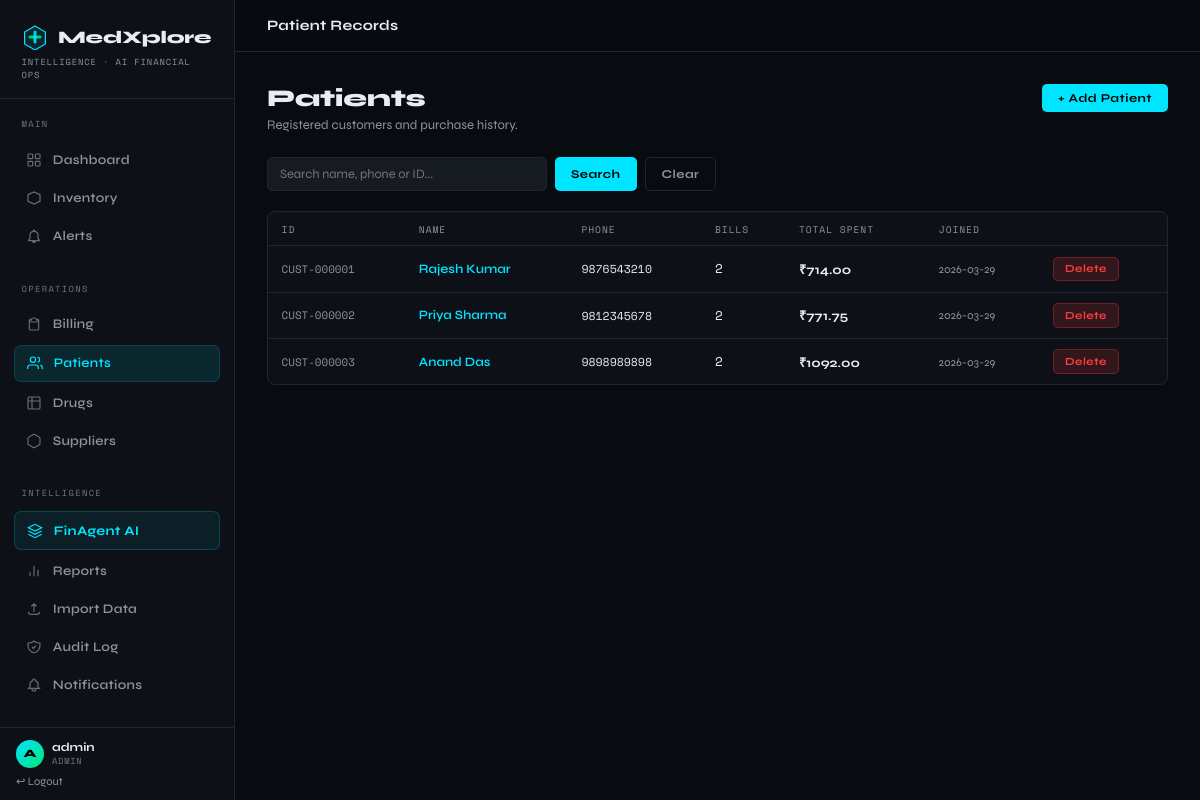
Screenshot of /patients (signed in) with the database file from the repository.
### tables this page shows
CREATE TABLE Patient (
    patient_id TEXT PRIMARY KEY, name TEXT NOT NULL,
    phone TEXT, email TEXT, address TEXT,
    created_at TEXT DEFAULT (datetime('now'))
);

### app.py (the view)
@app.route("/patients")
@login_required
def patients():
    sq  = request.args.get("q","").strip()
    sql = """SELECT p.*, COUNT(b.bill_id) AS total_bills, COALESCE(SUM(b.total),0) AS total_spent
             FROM Patient p LEFT JOIN Bill b ON p.patient_id=b.patient_id WHERE 1=1"""
    args = []
    if sq:
        sql += " AND (p.name LIKE ? OR p.phone LIKE ? OR p.patient_id LIKE ?)"
        args += [f"%{sq}%"]*3
    sql += " GROUP BY p.patient_id ORDER BY p.created_at DESC"
    return render_template("patients.html", patients=query(sql,args), search=sq)

### app.py (called while the page is built)
def get_db():
    if "db" not in g:
        g.db = sqlite3.connect(DB_PATH)
        g.db.row_factory = sqlite3.Row
        g.db.execute("PRAGMA foreign_keys = ON")
    return g.db

def query(sql, args=(), one=False):
    cur = get_db().execute(sql, args)
    rv  = cur.fetchall()
    return (rv[0] if rv else None) if one else rv

def login_required(f):
    from functools import wraps
    @wraps(f)
    def d(*a, **kw):
        if "user" not in session: return redirect(url_for("login"))
        return f(*a, **kw)
    return d

@app.context_processor
def inject_globals():
    stats = None
    try:
        if "user" in session:
            stats = get_stats()
    except Exception:
        pass
    return {"now": datetime.now(), "stats": stats}

### templates/patients.html (shortened to what this page needs)
{% extends "base.html" %}
{% block topbar_title %}Patient Records{% endblock %}
{% block content %}
<div style="display:flex;justify-content:space-between;align-items:flex-start;margin-bottom:1.5rem;flex-wrap:wrap;gap:.75rem">
  <div class="page-header" style="margin:0"><h1>Patients</h1><p>Registered customers and purchase history.</p></div>
  <button class="btn btn-primary" onclick="document.getElementById('addPatModal').classList.add('open')">+ Add Patient</button>
</div>
<form style="display:flex;gap:.5rem;margin-bottom:1.25rem" method="GET">
  <input name="q" value="{{ search }}" placeholder="Search name, phone or ID..." style="max-width:280px">
  <button type="submit" class="btn btn-primary">Search</button>
  <a href="{{ url_for('patients') }}" class="btn btn-ghost">Clear</a>
</form>
<div class="card">
  <table>
    <thead><tr><th>ID</th><th>Name</th><th>Phone</th><th>Bills</th><th>Total Spent</th><th>Joined</th><th></th></tr></thead>
    <tbody>
    {% for p in patients %}
    <tr>
      <td style="font-family:var(--font-mono);font-size:.68rem;color:var(--muted)">{{ p.patient_id }}</td>
      <td><a href="{{ url_for('patient_detail',patient_id=p.patient_id) }}" style="color:var(--accent);text-decoration:none;font-weight:600">{{ p.name }}</a></td>
      <td style="font-family:var(--font-mono);font-size:.72rem">{{ p.phone or '—' }}</td>
      <td style="font-family:var(--font-mono)">{{ p.total_bills }}</td>
      <td style="font-weight:700">₹{{ "%.2f"|format(p.total_spent) }}</td>
      <td style="font-size:.72rem;color:var(--muted)">{{ p.created_at[:10] }}</td>
      <td>
        {% if session.user.role=='admin' %}
        <a href="{{ url_for('delete_patient',patient_id=p.patient_id) }}" class="btn btn-danger btn-sm" onclick="return confirm('Remove patient?')">Delete</a>
        {% endif %}
      </td>
    </tr>
    {% else %}
    <tr><td colspan="7"><div class="empty-msg">No patients found</div></td></tr>
    {% endfor %}
    </tbody>
  </table>
</div>
{% endblock %}

### templates/base.html (style rules this page uses)
:root { --bg:#080c10; --surface:#0d1117; --surface2:#161b22; --surface3:#1c2128; --border:#21262d; --border2:#30363d; --text:#e6edf3; --muted:#8b949e; --muted2:#6e7681; --accent:#00e5ff; --accent2:#00b4cc; --green:#00e576; --yellow:#f0c040; --orange:#ff8800; --red:#ff3b3b; --sidebar:235px; --font-head:'Syne',sans-serif; --font-mono:'Space Mono',monospace; }
*,*::before,*::after { box-sizing:border-box;margin:0;padding:0 }
html { scroll-behavior:smooth }
body { background:var(--bg);color:var(--text);font-family:var(--font-head);min-height:100vh;display:flex }
.page-header { margin-bottom:1.75rem }
.page-header h1 { font-size:1.5rem;font-weight:800;letter-spacing:-.01em }
.page-header p { color:var(--muted);font-size:.82rem;margin-top:.25rem }
.card { background:var(--surface);border:1px solid var(--border);border-radius:8px }
table { width:100%;border-collapse:collapse;font-size:.8rem }
thead th { font-family:var(--font-mono);font-size:.6rem;letter-spacing:.1em;text-transform:uppercase;color:var(--muted);padding:.6rem .85rem;text-align:left;border-bottom:1px solid var(--border);font-weight:400 }
tbody td { padding:.65rem .85rem;border-bottom:1px solid var(--border);vertical-align:middle }
tbody tr:last-child td { border-bottom:none }
.btn { display:inline-flex;align-items:center;gap:.4rem;font-family:var(--font-head);font-size:.75rem;font-weight:700;letter-spacing:.04em;padding:.45rem 1rem;border-radius:5px;cursor:pointer;border:none;transition:all .15s;text-decoration:none;white-space:nowrap }
.btn-primary { background:var(--accent);color:#000 }
.btn-danger { background:rgba(255,59,59,.15);color:var(--red);border:1px solid rgba(255,59,59,.3) }
.btn-ghost { background:transparent;color:var(--muted);border:1px solid var(--border) }
.btn-sm { font-size:.68rem;padding:.3rem .7rem }
input,select,textarea { background:var(--surface2);border:1px solid var(--border);color:var(--text); border-radius:5px;padding:.5rem .75rem;font-family:var(--font-head);font-size:.8rem; width:100%;transition:border-color .15s;outline:none; }

### rows the page displays
Patient: patient_id "CUST-000001", name "Rajesh Kumar", phone "9876543210", total_bills "2", total_spent "714.00", created_at "2026-03-29"
Patient: patient_id "CUST-000002", name "Priya Sharma", phone "9812345678", total_bills "2", total_spent "771.75", created_at "2026-03-29"
Patient: patient_id "CUST-000003", name "Anand Das", phone "9898989898", total_bills "2", total_spent "1092.00", created_at "2026-03-29"

### other values shown
{{ session.user.username[0].upper() }} "A"
{{ session.user.username }} "admin"
{{ session.user.role }} "ADMIN"
